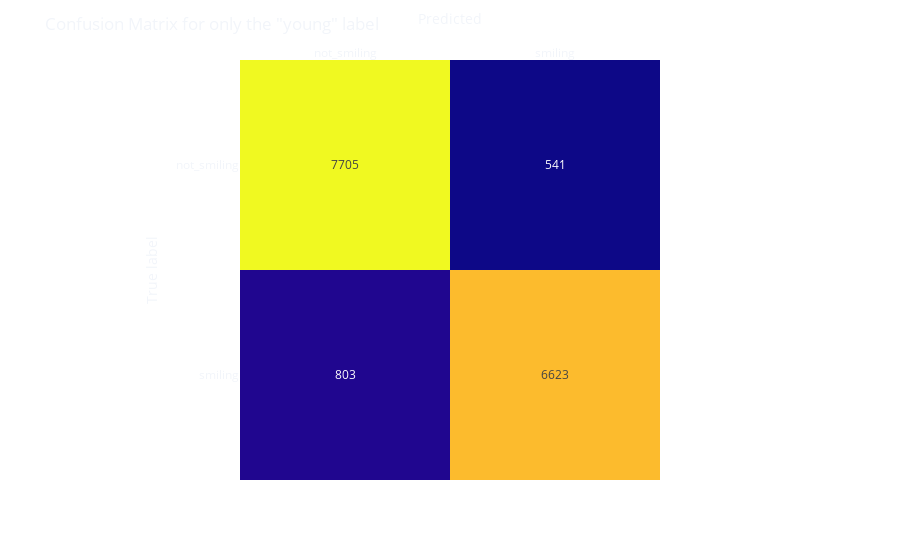
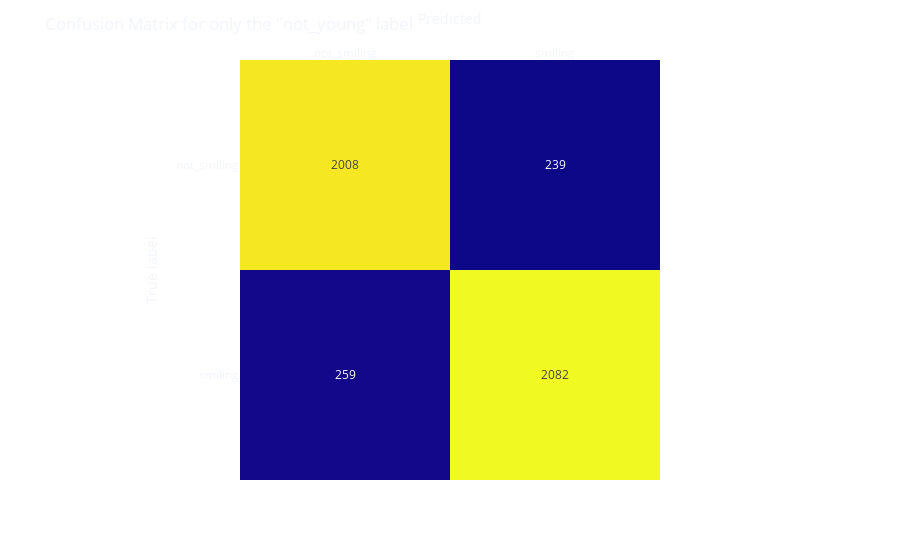

Notebook code for these charts, in order:
### Markdown cell above
Now we will evaluate the performance of our trained model against the separated groups of `young` and `not_young`. First, we need to construct a confusion matrix for each group.

### Code cell
import plotly.express as px

# Put the model into cuda
model = model.to(device)

# Define a function to make predictions on the test data
def make_predictions(test_loader):
    y_true = []
    y_pred = []
    with torch.no_grad():
        for images, labels in test_loader:
            images = images.to(device)
            labels = labels.to(device)
            outputs = model(images)
            _, predicted = torch.max(outputs.data, 1)
            y_true += labels.tolist()
            y_pred += predicted.tolist()
    return y_true, y_pred

# Make predictions on the two test datasets
y_true_young, y_pred_young = make_predictions(loader_young)
y_true_not_young, y_pred_not_young = make_predictions(loader_not_young)

# Compute the confusion matrices
matrix_young = confusion_matrix(y_true_young, y_pred_young)
matrix_not_young = confusion_matrix(y_true_not_young, y_pred_not_young)

# Plot the confusion matrices
class_names = ['not_smiling', 'smiling'] 

fig = px.imshow(matrix_young,
                labels=dict(x="Predicted", y="True label"),
                x=class_names,
                y=class_names,
                text_auto=True
                )
fig.update_xaxes(side='top')
fig.update_layout(template='plotly_dark',
                  title='Confusion Matrix for only the "young" label',
                  coloraxis_showscale=False,
                  paper_bgcolor='rgba(0, 0, 0, 0)',
                  plot_bgcolor='rgba(0, 0, 0, 0)')
fig.show()

fig = px.imshow(matrix_not_young,
                labels=dict(x="Predicted", y="True label"),
                x=class_names,
                y=class_names,
                text_auto=True
                )
fig.update_xaxes(side='top')
fig.update_layout(template='plotly_dark',
                  title='Confusion Matrix for only the "not_young" label',
                  coloraxis_showscale=False,
                  paper_bgcolor='rgba(0, 0, 0, 0)',
                  plot_bgcolor='rgba(0, 0, 0, 0)')
fig.show()

### Figure 1 — Plotly figure (JSON) as saved in the notebook; plotly's stock layout.template omitted (floating-point values rounded to 4 significant figures)
{"data": [{"coloraxis": "coloraxis", "hovertemplate": "Predicted: %{x}<br>True label: %{y}<br>color: %{z}<extra></extra>", "name": "0", "texttemplate": "%{z}", "type": "heatmap", "x": ["not_smiling", "smiling"], "xaxis": "x", "y": ["not_smiling", "smiling"], "yaxis": "y", "z": [[7705, 541], [803, 6623]]}], "layout": {"coloraxis": {"colorscale": [[0, "#0d0887"], [0.1111, "#46039f"], [0.2222, "#7201a8"], [0.3333, "#9c179e"], [0.4444, "#bd3786"], [0.5556, "#d8576b"], [0.6667, "#ed7953"], [0.7778, "#fb9f3a"], [0.8889, "#fdca26"], [1, "#f0f921"]], "showscale": false}, "margin": {"t": 60}, "paper_bgcolor": "rgba(0, 0, 0, 0)", "plot_bgcolor": "rgba(0, 0, 0, 0)", "title": {"text": "Confusion Matrix for only the \"young\" label"}, "xaxis": {"anchor": "y", "constrain": "domain", "domain": [0, 1], "scaleanchor": "y", "side": "top", "title": {"text": "Predicted"}}, "yaxis": {"anchor": "x", "autorange": "reversed", "constrain": "domain", "domain": [0, 1], "title": {"text": "True label"}}}}

### Figure 2 — Plotly figure (JSON) as saved in the notebook; plotly's stock layout.template omitted (floating-point values rounded to 4 significant figures)
{"data": [{"coloraxis": "coloraxis", "hovertemplate": "Predicted: %{x}<br>True label: %{y}<br>color: %{z}<extra></extra>", "name": "0", "texttemplate": "%{z}", "type": "heatmap", "x": ["not_smiling", "smiling"], "xaxis": "x", "y": ["not_smiling", "smiling"], "yaxis": "y", "z": [[2008, 239], [259, 2082]]}], "layout": {"coloraxis": {"colorscale": [[0, "#0d0887"], [0.1111, "#46039f"], [0.2222, "#7201a8"], [0.3333, "#9c179e"], [0.4444, "#bd3786"], [0.5556, "#d8576b"], [0.6667, "#ed7953"], [0.7778, "#fb9f3a"], [0.8889, "#fdca26"], [1, "#f0f921"]], "showscale": false}, "margin": {"t": 60}, "paper_bgcolor": "rgba(0, 0, 0, 0)", "plot_bgcolor": "rgba(0, 0, 0, 0)", "title": {"text": "Confusion Matrix for only the \"not_young\" label"}, "xaxis": {"anchor": "y", "constrain": "domain", "domain": [0, 1], "scaleanchor": "y", "side": "top", "title": {"text": "Predicted"}}, "yaxis": {"anchor": "x", "autorange": "reversed", "constrain": "domain", "domain": [0, 1], "title": {"text": "True label"}}}}
